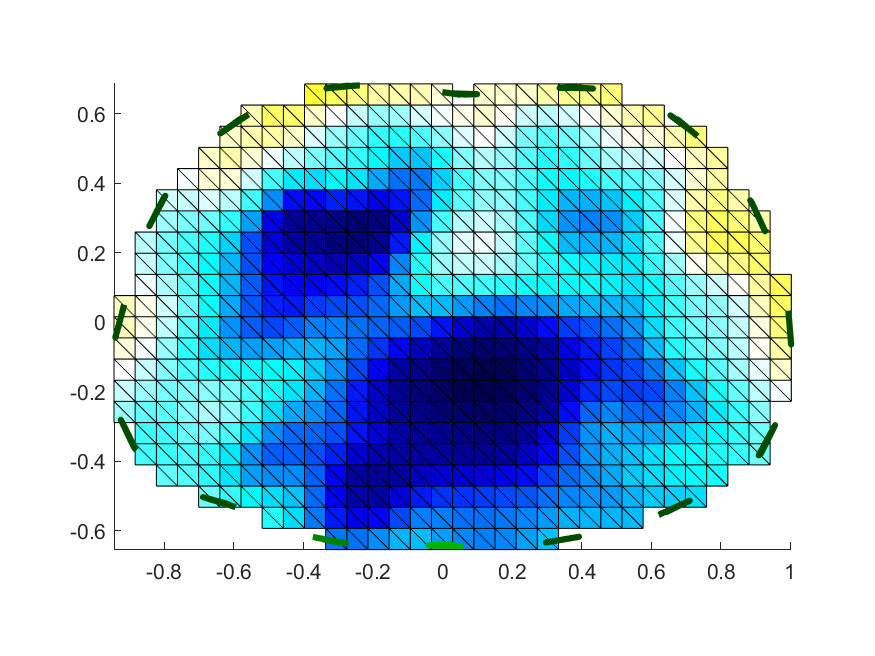
#> input picture Images/set_01/trial_01/frame_055.png, 875 x 656 px, given in place of frame_004.png, which was not available
$ python code_1.py
#> lines starting #> are read from the running program, lines starting #| are printed output that depends on the picture; after the words box and inside, x2 and y2 are one past the last pixel; in counts of white or black regions, pixels touching at a corner belong together; pictures that were not available may be replaced by others from this repository, and a replacement may not be noted
### functions.py
import scipy
from PIL import Image
import numpy as np
from scipy.ndimage import gaussian_filter1d
import cv2

def apply_RoI(image,r):

    image = Image.open(image)
    image_np = np.array(image)
    image= image_np[int(r[1]):int(r[1]+r[3]),int(r[0]):int(r[0]+r[2])]

    return image

def impedance_calc(image_array):

    impedance_means = []

    for image in image_array:

        # Convert to grayscale if needed, or to HSV to isolate intensity
        hsv = cv2.cvtColor(image, cv2.COLOR_BGR2HSV)
        intensity = hsv[:, :, 2]  # Value channel often correlates with impedance

        # Compute variance of pixel values (impedance variance estimate)
        mean_intensity = np.mean(intensity)
        impedance_means.append(mean_intensity)

    return impedance_means

def processing(signal):

    # Mudança da Frequência
    signal = np.array(signal)
    fps = 33
    num_seconds = len(signal) // fps
    signal_freq = signal[:num_seconds * fps].reshape(num_seconds, fps).mean(axis=1)

    # Normalização
    normalized_signal = (signal_freq - np.mean(signal_freq)) / np.std(signal_freq)

    # Filtrar
    smoothed_signal = gaussian_filter1d(normalized_signal, sigma=2)

    processed_signal=smoothed_signal

    return processed_signal

def peak_detection(signal,type):

    if type=="expiration":
        peak_time=scipy.signal.find_peaks(signal)[0]
    elif type == "inspiration":
        peak_time=scipy.signal.find_peaks(-signal)[0]
    else:
        print("Error: Inserted Type does not exist")

    return peak_time

### code_1.py
"""
Bibliotecas

"""

import numpy as np
import os
from glob import glob
import matplotlib.pyplot as plt
from pathlib import Path
import pandas as pd

"""
functions

"""

from functions import *

"""
Definição da RoI

"""

# Abrir e Ler um Frame
path_frame="C:/Users/anama/OneDrive/Ambiente de Trabalho/UNI/Semestre2/ICSTS/Task3/ICSTS_EIT_Processment/Images/set_01/trial_01/frame_004.png"
image_test = cv2.imread(path_frame)
#> image_test is the input picture: shape (656, 875, 3); mean B, G, R 224.5, 201.2, 162.8


## Selecionar manualmente RoI Pulmão Esquerdo
#r_left=cv2.selectROI("select the area left", image)
#cv2.destroyWindow("select the area left")

## Selecionar manualmente RoI Pulmão Direito
#r_right=cv2.selectROI("select the area right", image)
#cv2.destroyWindow("select the area right")

# Coordenadas obtidas com zona anterior comentada
r_left=220, 169, 194, 339
r_right=498, 169, 194, 339

# Representação da zona RoI do pulmão esquero
r=r_left
image_with_roi = image_test.copy()
cv2.rectangle(image_with_roi, (r[0], r[1]), (r[0] + r[2], r[1] + r[3]), (0, 0, 255), 2)  # Criar rectangulo vermelho
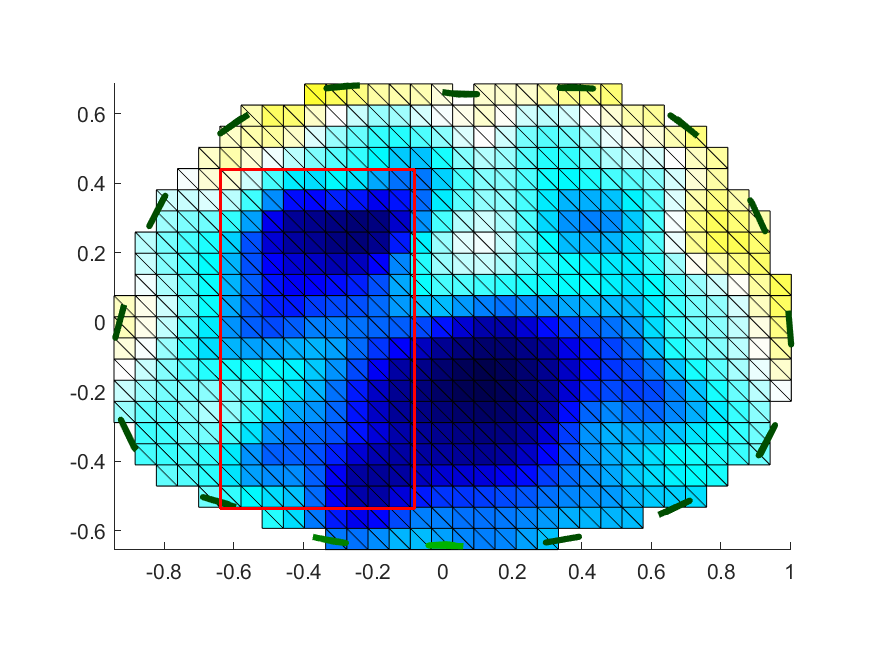
#> image_with_roi: shape (656, 875, 3); 0.56% of pixels changed, all inside (x1, y1, x2, y2) = (219, 168, 416, 510)

cv2.imshow("Image with ROI", image_with_roi)
cv2.waitKey(0)
cv2.destroyWindow("Image with ROI")

# Abrir e Ler todos os Frames
diff_expiration_set=np.zeros(5)
diff_inspiration_set=np.zeros(5)


sample_image_left = apply_RoI(path_frame, r_left)
#> in apply_RoI, `image= image_np[int(r[1]):int(r[1]+r[3]),int(r[0]):int(r[0]+r[2])]`:
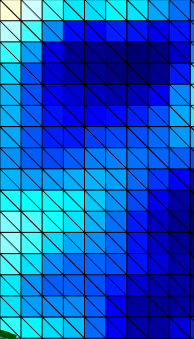
#> image: shape (339, 194, 3); mean R, G, B 8.2, 85.8, 197.7
sample_image_right = apply_RoI(path_frame, r_right)
#> call 2 of apply_RoI, with r = (498, 169, 194, 339)
#> in apply_RoI (call 2), `image= image_np[int(r[1]):int(r[1]+r[3]),int(r[0]):int(r[0]+r[2])]`:
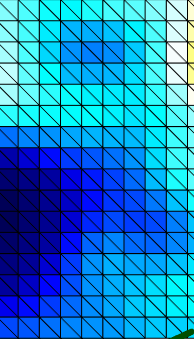
#> image: shape (339, 194, 3); mean R, G, B 21.4, 130.7, 202.3

# Example shape from first image
sample_array_left = np.array(sample_image_left)
sample_array_right = np.array(sample_image_right)

height_l, width_l, channels_l = sample_array_left.shape
#> height_l = 339; width_l = 194; channels_l = 3
height_r, width_r, channels_r = sample_array_right.shape
#> height_r = 339; width_r = 194; channels_r = 3

for set in range(1,6):

    print(set)

    path_set_file="C:/Users/anama/OneDrive/Ambiente de Trabalho/UNI/Semestre2/ICSTS/Task3/ICSTS_EIT_Processment/Images/set_0"+str(set)

    items = os.listdir(path_set_file)
    files_num = len([item for item in items if os.path.isdir(os.path.join(path_set_file, item))])

    diff_expiration_trial=np.zeros(files_num)
    diff_inspiration_trial=np.zeros(files_num)

    for trial in range(1,files_num+1):

        print(str(trial))

        if trial > 9:
            images_file=sorted(glob("C:/Users/anama/OneDrive/Ambiente de Trabalho/UNI/Semestre2/ICSTS/Task3/ICSTS_EIT_Processment/Images/set_0"+str(set)+"/trial_"+str(trial)+'/*.png'))
        else:
            images_file=sorted(glob("C:/Users/anama/OneDrive/Ambiente de Trabalho/UNI/Semestre2/ICSTS/Task3/ICSTS_EIT_Processment/Images/set_0"+str(set)+"/trial_0"+str(trial)+'/*.png'))

        image_array_left = np.zeros((len(images_file), height_l, width_l, channels_l), dtype=np.uint8)

        image_array_right = np.zeros((len(images_file), height_r, width_r, channels_r), dtype=np.uint8)

        for image_num in range(len(images_file)):

            image_left = apply_RoI(images_file[image_num], r_left)
            image_right = apply_RoI(images_file[image_num], r_right)

            image_array_left[image_num]=image_left
            image_array_right[image_num]=image_right


        impedance_signal_left=impedance_calc(image_array_left)
#> in impedance_calc, `impedance_means = []`: impedance_means = []
#> the loop in impedance_calc, `for image in image_array:` made 3 passes
#> mean_intensity on passes 1 to 3: 198.1, 200.7, 191.7
#> pass 1, in impedance_calc, `intensity = hsv[:, :, 2]`:
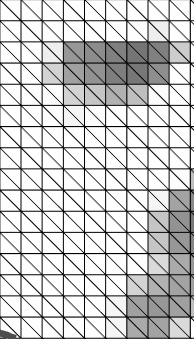
#> intensity: shape (339, 194); min 0, max 254, mean 198.1
#> after the loop in impedance_calc, `for image in image_array:`:
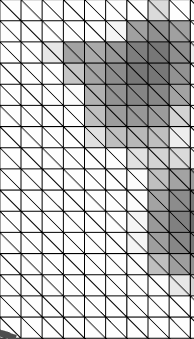
#> intensity: shape (339, 194); min 0, max 254, mean 191.7
#> after the loop in impedance_calc, `for image in image_array:`: impedance_means = [198.1, 200.7, 191.7]
#> impedance_signal_left = [198.1, 200.7, 191.7]
        impedance_signal_right=impedance_calc(image_array_right)
#> the loop in impedance_calc (call 2), `for image in image_array:` made 3 passes
#> mean_intensity on passes 1 to 3: 203.1, 206, 209.7
#> pass 1, in impedance_calc (call 2), `intensity = hsv[:, :, 2]`:
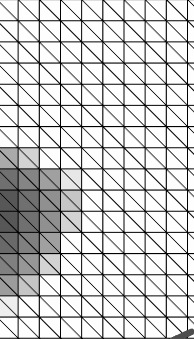
#> intensity: shape (339, 194); min 0, max 254, mean 203.1
#> after the loop in impedance_calc (call 2), `for image in image_array:`:
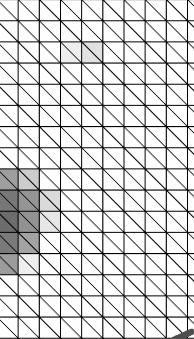
#> intensity: shape (339, 194); min 0, max 254, mean 209.7
#> after the loop in impedance_calc (call 2), `for image in image_array:`: impedance_means = [203.1, 206, 209.7]
#> impedance_signal_right = [203.1, 206, 209.7]

        processed_signal_left=processing(impedance_signal_left)
#> in processing, `signal = np.array(signal)`: signal = [198.1, 200.7, 191.7]
#> in processing, `num_seconds = len(signal) // fps`: num_seconds = 0
#> in processing, `signal_freq = signal[:num_seconds * fps].reshape(num_seconds, fps).mea..`: signal_freq = empty array
#> processed_signal_left = empty array
        processed_signal_right=processing(impedance_signal_right)
#> processed_signal_right = empty array

        # Expiration
        expiration_frames=peak_detection(processed_signal_left,"expiration")
#> expiration_frames = empty array
        sum=0

        for i in expiration_frames:
            sum=sum+abs(processed_signal_left[i]-processed_signal_right[i])
#> this loop made 0 passes
#> after the loop, sum = 0


        diff_expiration_trial[trial-1]=sum/files_num


        # Inspiration
        inspiration_frames=peak_detection(processed_signal_left,"inspiration")
#> inspiration_frames = empty array
        sum=0

        for i in inspiration_frames:
            sum=sum+abs(processed_signal_left[i]-processed_signal_right[i])
#> after the loop, sum = 0


#> (the run stopped early here; a loop or call above may not have finished)

$ run again, on Images/set_01/trial_02/frame_1164.png
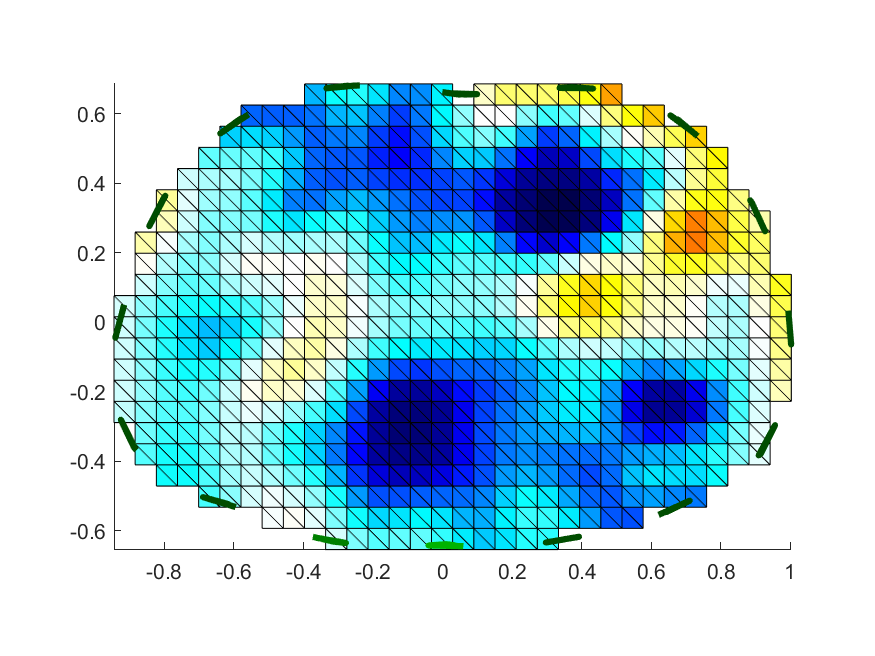
#> input picture Images/set_01/trial_02/frame_1164.png, 875 x 656 px, given in place of frame_004.png, which was not available
#> image_test is the input picture: shape (656, 875, 3); mean B, G, R 223.1, 210.3, 171.9
#> image_with_roi: shape (656, 875, 3); 0.56% of pixels changed, all inside (x1, y1, x2, y2) = (219, 168, 416, 510)
#> in apply_RoI (call 2), `image= image_np[int(r[1]):int(r[1]+r[3]),int(r[0]):int(r[0]+r[2])]`:
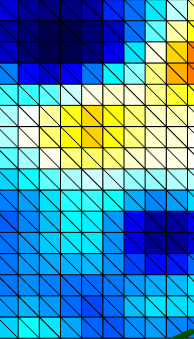
#> image: shape (339, 194, 3); mean R, G, B 67.5, 139.7, 176.5
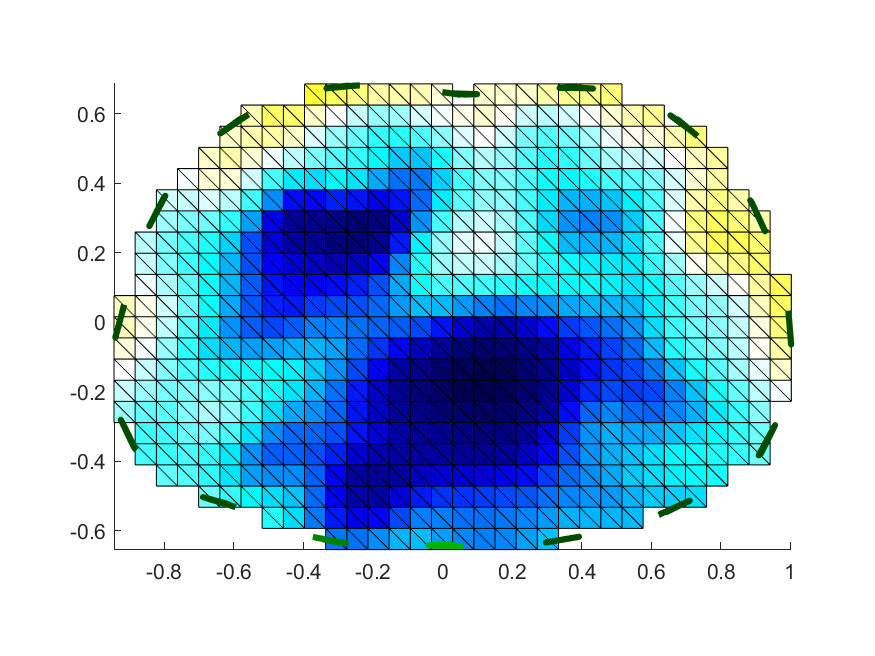
#> input picture Images/set_01/trial_01/frame_055.png, 875 x 656 px
#> in apply_RoI, image is the input picture: PIL image 875x656 RGB; mean R, G, B 162.8, 201.2, 224.5
#> in impedance_calc, `impedance_means = []`: impedance_means = []
#> the loop in impedance_calc, `for image in image_array:` made 3 passes
#> mean_intensity on passes 1 to 3: 198.1, 200.7, 191.7
#> after the loop in impedance_calc, `for image in image_array:`: impedance_means = [198.1, 200.7, 191.7]
#> the loop in impedance_calc (call 2), `for image in image_array:` made 3 passes
#> mean_intensity on passes 1 to 3: 203.1, 206, 209.7
#> impedance_signal_right = [203.1, 206, 209.7]
#> signal = [198.1, 200.7, 191.7]
#> num_seconds = 0
#> signal_freq = empty array
#> after the loop `for i in expiration_frames:`: sum = 0
#> inspiration_frames = empty array
#> after the loop `for i in inspiration_frames:`: sum = 0

$ run again, on Images/set_01/trial_03/frame_1152.png
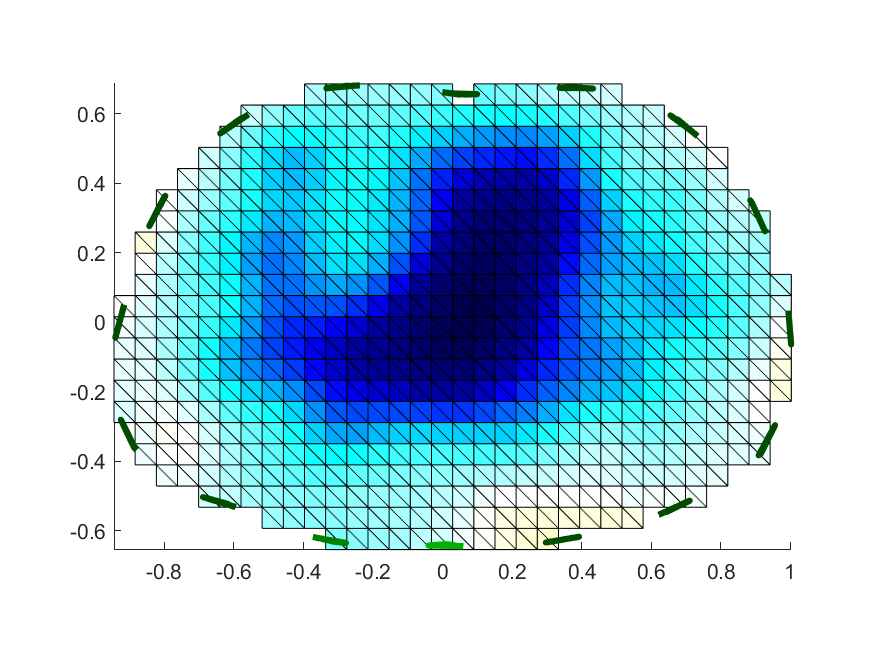
#> input picture Images/set_01/trial_03/frame_1152.png, 875 x 656 px, given in place of frame_004.png, which was not available
#> image_test is the input picture: shape (656, 875, 3); mean B, G, R 227.4, 207.5, 166.3
#> image_with_roi: shape (656, 875, 3); 0.56% of pixels changed, all inside (x1, y1, x2, y2) = (219, 168, 416, 510)
#> in apply_RoI (call 2), `image= image_np[int(r[1]):int(r[1]+r[3]),int(r[0]):int(r[0]+r[2])]`:
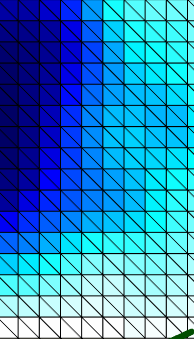
#> image: shape (339, 194, 3); mean R, G, B 44.2, 136.3, 198.3
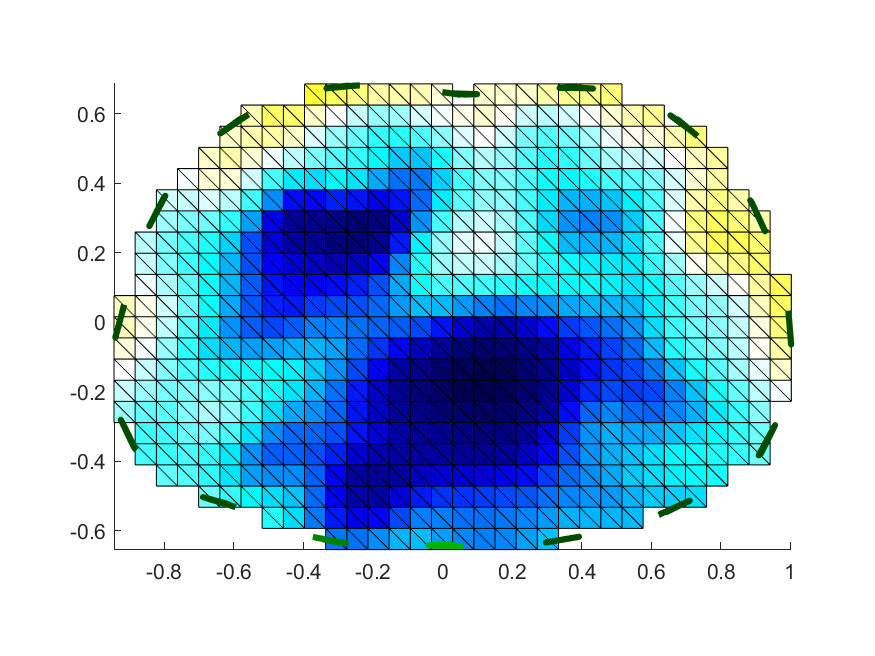
#> input picture Images/set_01/trial_01/frame_055.png, 875 x 656 px
#> in apply_RoI, image is the input picture: PIL image 875x656 RGB; mean R, G, B 162.8, 201.2, 224.5
#> in impedance_calc, `impedance_means = []`: impedance_means = []
#> the loop in impedance_calc, `for image in image_array:` made 3 passes
#> mean_intensity on passes 1 to 3: 198.1, 200.7, 191.7
#> after the loop in impedance_calc, `for image in image_array:`: impedance_means = [198.1, 200.7, 191.7]
#> the loop in impedance_calc (call 2), `for image in image_array:` made 3 passes
#> mean_intensity on passes 1 to 3: 203.1, 206, 209.7
#> impedance_signal_right = [203.1, 206, 209.7]
#> signal = [198.1, 200.7, 191.7]
#> num_seconds = 0
#> signal_freq = empty array
#> after the loop `for i in expiration_frames:`: sum = 0
#> inspiration_frames = empty array
#> after the loop `for i in inspiration_frames:`: sum = 0
